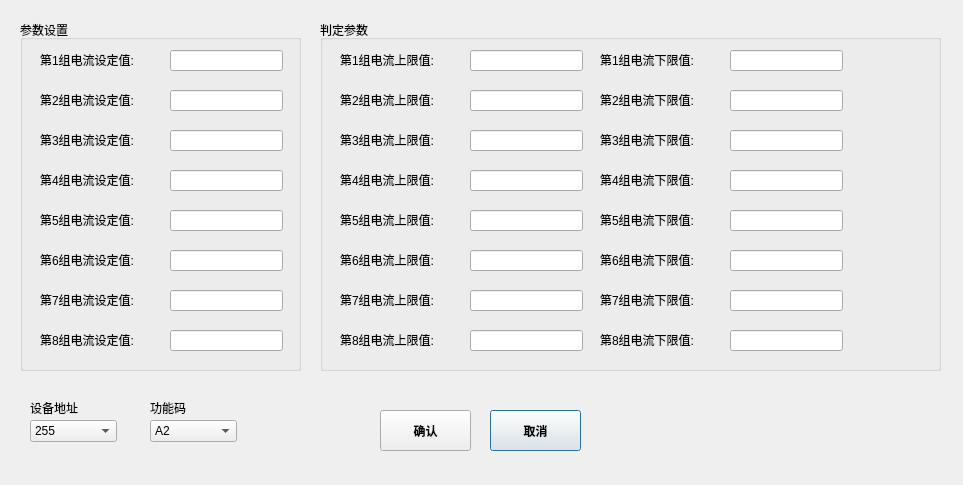
<?xml version="1.0" encoding="UTF-8"?>
<ui version="4.0">
 <class>Dialog</class>
 <widget class="QDialog" name="Dialog">
  <property name="geometry">
   <rect>
    <x>0</x>
    <y>0</y>
    <width>963</width>
    <height>485</height>
   </rect>
  </property>
  <property name="minimumSize">
   <size>
    <width>963</width>
    <height>485</height>
   </size>
  </property>
  <property name="maximumSize">
   <size>
    <width>963</width>
    <height>485</height>
   </size>
  </property>
  <property name="windowTitle">
   <string>Dialog</string>
  </property>
  <widget class="QGroupBox" name="groupBox">
   <property name="geometry">
    <rect>
     <x>20</x>
     <y>20</y>
     <width>281</width>
     <height>351</height>
    </rect>
   </property>
   <property name="title">
    <string>参数设置</string>
   </property>
   <widget class="QLineEdit" name="lineEdit">
    <property name="geometry">
     <rect>
      <x>150</x>
      <y>30</y>
      <width>113</width>
      <height>21</height>
     </rect>
    </property>
   </widget>
   <widget class="QLineEdit" name="lineEdit_2">
    <property name="geometry">
     <rect>
      <x>150</x>
      <y>70</y>
      <width>113</width>
      <height>21</height>
     </rect>
    </property>
   </widget>
   <widget class="QLineEdit" name="lineEdit_3">
    <property name="geometry">
     <rect>
      <x>150</x>
      <y>110</y>
      <width>113</width>
      <height>21</height>
     </rect>
    </property>
   </widget>
   <widget class="QLineEdit" name="lineEdit_4">
    <property name="geometry">
     <rect>
      <x>150</x>
      <y>150</y>
      <width>113</width>
      <height>21</height>
     </rect>
    </property>
   </widget>
   <widget class="QLineEdit" name="lineEdit_8">
    <property name="geometry">
     <rect>
      <x>150</x>
      <y>310</y>
      <width>113</width>
      <height>21</height>
     </rect>
    </property>
   </widget>
   <widget class="QLineEdit" name="lineEdit_7">
    <property name="geometry">
     <rect>
      <x>150</x>
      <y>230</y>
      <width>113</width>
      <height>21</height>
     </rect>
    </property>
   </widget>
   <widget class="QLineEdit" name="lineEdit_6">
    <property name="geometry">
     <rect>
      <x>150</x>
      <y>190</y>
      <width>113</width>
      <height>21</height>
     </rect>
    </property>
   </widget>
   <widget class="QLineEdit" name="lineEdit_5">
    <property name="geometry">
     <rect>
      <x>150</x>
      <y>270</y>
      <width>113</width>
      <height>21</height>
     </rect>
    </property>
   </widget>
   <widget class="QLabel" name="label">
    <property name="geometry">
     <rect>
      <x>20</x>
      <y>30</y>
      <width>121</width>
      <height>20</height>
     </rect>
    </property>
    <property name="text">
     <string>第1组电流设定值:</string>
    </property>
   </widget>
   <widget class="QLabel" name="label_2">
    <property name="geometry">
     <rect>
      <x>20</x>
      <y>70</y>
      <width>121</width>
      <height>20</height>
     </rect>
    </property>
    <property name="text">
     <string>第2组电流设定值:</string>
    </property>
   </widget>
   <widget class="QLabel" name="label_3">
    <property name="geometry">
     <rect>
      <x>20</x>
      <y>110</y>
      <width>121</width>
      <height>20</height>
     </rect>
    </property>
    <property name="text">
     <string>第3组电流设定值:</string>
    </property>
   </widget>
   <widget class="QLabel" name="label_4">
    <property name="geometry">
     <rect>
      <x>20</x>
      <y>150</y>
      <width>121</width>
      <height>20</height>
     </rect>
    </property>
    <property name="text">
     <string>第4组电流设定值:</string>
    </property>
   </widget>
   <widget class="QLabel" name="label_5">
    <property name="geometry">
     <rect>
      <x>20</x>
      <y>190</y>
      <width>121</width>
      <height>20</height>
     </rect>
    </property>
    <property name="text">
     <string>第5组电流设定值:</string>
    </property>
   </widget>
   <widget class="QLabel" name="label_6">
    <property name="geometry">
     <rect>
      <x>20</x>
      <y>230</y>
      <width>121</width>
      <height>20</height>
     </rect>
    </property>
    <property name="text">
     <string>第6组电流设定值:</string>
    </property>
   </widget>
   <widget class="QLabel" name="label_7">
    <property name="geometry">
     <rect>
      <x>20</x>
      <y>270</y>
      <width>121</width>
      <height>20</height>
     </rect>
    </property>
    <property name="text">
     <string>第7组电流设定值:</string>
    </property>
   </widget>
   <widget class="QLabel" name="label_8">
    <property name="geometry">
     <rect>
      <x>20</x>
      <y>310</y>
      <width>121</width>
      <height>20</height>
     </rect>
    </property>
    <property name="text">
     <string>第8组电流设定值:</string>
    </property>
   </widget>
  </widget>
  <widget class="QPushButton" name="cancel_Button_2">
   <property name="geometry">
    <rect>
     <x>490</x>
     <y>410</y>
     <width>91</width>
     <height>41</height>
    </rect>
   </property>
   <property name="palette">
    <palette>
     <active>
      <colorrole role="Base">
       <brush brushstyle="SolidPattern">
        <color alpha="255">
         <red>255</red>
         <green>0</green>
         <blue>255</blue>
        </color>
       </brush>
      </colorrole>
     </active>
     <inactive>
      <colorrole role="Base">
       <brush brushstyle="SolidPattern">
        <color alpha="255">
         <red>255</red>
         <green>0</green>
         <blue>255</blue>
        </color>
       </brush>
      </colorrole>
     </inactive>
     <disabled>
      <colorrole role="Base">
       <brush brushstyle="SolidPattern">
        <color alpha="255">
         <red>240</red>
         <green>240</green>
         <blue>240</blue>
        </color>
       </brush>
      </colorrole>
     </disabled>
    </palette>
   </property>
   <property name="font">
    <font>
     <weight>75</weight>
     <bold>true</bold>
    </font>
   </property>
   <property name="autoFillBackground">
    <bool>true</bool>
   </property>
   <property name="text">
    <string>取消</string>
   </property>
  </widget>
  <widget class="QPushButton" name="confirm_Button">
   <property name="geometry">
    <rect>
     <x>380</x>
     <y>410</y>
     <width>91</width>
     <height>41</height>
    </rect>
   </property>
   <property name="palette">
    <palette>
     <active>
      <colorrole role="Base">
       <brush brushstyle="SolidPattern">
        <color alpha="255">
         <red>255</red>
         <green>0</green>
         <blue>255</blue>
        </color>
       </brush>
      </colorrole>
     </active>
     <inactive>
      <colorrole role="Base">
       <brush brushstyle="SolidPattern">
        <color alpha="255">
         <red>255</red>
         <green>0</green>
         <blue>255</blue>
        </color>
       </brush>
      </colorrole>
     </inactive>
     <disabled>
      <colorrole role="Base">
       <brush brushstyle="SolidPattern">
        <color alpha="255">
         <red>240</red>
         <green>240</green>
         <blue>240</blue>
        </color>
       </brush>
      </colorrole>
     </disabled>
    </palette>
   </property>
   <property name="font">
    <font>
     <weight>75</weight>
     <bold>true</bold>
    </font>
   </property>
   <property name="autoFillBackground">
    <bool>true</bool>
   </property>
   <property name="text">
    <string>确认</string>
   </property>
  </widget>
  <widget class="QGroupBox" name="groupBox_2">
   <property name="geometry">
    <rect>
     <x>320</x>
     <y>20</y>
     <width>621</width>
     <height>351</height>
    </rect>
   </property>
   <property name="title">
    <string>判定参数</string>
   </property>
   <widget class="QLabel" name="label_16">
    <property name="geometry">
     <rect>
      <x>20</x>
      <y>110</y>
      <width>121</width>
      <height>20</height>
     </rect>
    </property>
    <property name="text">
     <string>第3组电流上限值:</string>
    </property>
   </widget>
   <widget class="QLineEdit" name="lineEdit_10">
    <property name="geometry">
     <rect>
      <x>150</x>
      <y>110</y>
      <width>113</width>
      <height>21</height>
     </rect>
    </property>
   </widget>
   <widget class="QLabel" name="label_13">
    <property name="geometry">
     <rect>
      <x>20</x>
      <y>230</y>
      <width>121</width>
      <height>20</height>
     </rect>
    </property>
    <property name="text">
     <string>第6组电流上限值:</string>
    </property>
   </widget>
   <widget class="QLabel" name="label_9">
    <property name="geometry">
     <rect>
      <x>20</x>
      <y>150</y>
      <width>121</width>
      <height>20</height>
     </rect>
    </property>
    <property name="text">
     <string>第4组电流上限值:</string>
    </property>
   </widget>
   <widget class="QLineEdit" name="lineEdit_11">
    <property name="geometry">
     <rect>
      <x>150</x>
      <y>150</y>
      <width>113</width>
      <height>21</height>
     </rect>
    </property>
   </widget>
   <widget class="QLineEdit" name="lineEdit_12">
    <property name="geometry">
     <rect>
      <x>150</x>
      <y>30</y>
      <width>113</width>
      <height>21</height>
     </rect>
    </property>
   </widget>
   <widget class="QLabel" name="label_11">
    <property name="geometry">
     <rect>
      <x>20</x>
      <y>70</y>
      <width>121</width>
      <height>20</height>
     </rect>
    </property>
    <property name="text">
     <string>第2组电流上限值:</string>
    </property>
   </widget>
   <widget class="QLineEdit" name="lineEdit_15">
    <property name="geometry">
     <rect>
      <x>150</x>
      <y>190</y>
      <width>113</width>
      <height>21</height>
     </rect>
    </property>
   </widget>
   <widget class="QLabel" name="label_14">
    <property name="geometry">
     <rect>
      <x>20</x>
      <y>190</y>
      <width>121</width>
      <height>20</height>
     </rect>
    </property>
    <property name="text">
     <string>第5组电流上限值:</string>
    </property>
   </widget>
   <widget class="QLineEdit" name="lineEdit_13">
    <property name="geometry">
     <rect>
      <x>150</x>
      <y>310</y>
      <width>113</width>
      <height>21</height>
     </rect>
    </property>
   </widget>
   <widget class="QLabel" name="label_10">
    <property name="geometry">
     <rect>
      <x>20</x>
      <y>30</y>
      <width>121</width>
      <height>20</height>
     </rect>
    </property>
    <property name="text">
     <string>第1组电流上限值:</string>
    </property>
   </widget>
   <widget class="QLabel" name="label_15">
    <property name="geometry">
     <rect>
      <x>20</x>
      <y>270</y>
      <width>121</width>
      <height>20</height>
     </rect>
    </property>
    <property name="text">
     <string>第7组电流上限值:</string>
    </property>
   </widget>
   <widget class="QLabel" name="label_12">
    <property name="geometry">
     <rect>
      <x>20</x>
      <y>310</y>
      <width>121</width>
      <height>20</height>
     </rect>
    </property>
    <property name="text">
     <string>第8组电流上限值:</string>
    </property>
   </widget>
   <widget class="QLineEdit" name="lineEdit_14">
    <property name="geometry">
     <rect>
      <x>150</x>
      <y>70</y>
      <width>113</width>
      <height>21</height>
     </rect>
    </property>
   </widget>
   <widget class="QLineEdit" name="lineEdit_16">
    <property name="geometry">
     <rect>
      <x>150</x>
      <y>230</y>
      <width>113</width>
      <height>21</height>
     </rect>
    </property>
   </widget>
   <widget class="QLineEdit" name="lineEdit_9">
    <property name="geometry">
     <rect>
      <x>150</x>
      <y>270</y>
      <width>113</width>
      <height>21</height>
     </rect>
    </property>
   </widget>
   <widget class="QLabel" name="label_24">
    <property name="geometry">
     <rect>
      <x>280</x>
      <y>110</y>
      <width>121</width>
      <height>20</height>
     </rect>
    </property>
    <property name="text">
     <string>第3组电流下限值:</string>
    </property>
   </widget>
   <widget class="QLineEdit" name="lineEdit_17">
    <property name="geometry">
     <rect>
      <x>410</x>
      <y>270</y>
      <width>113</width>
      <height>21</height>
     </rect>
    </property>
   </widget>
   <widget class="QLabel" name="label_17">
    <property name="geometry">
     <rect>
      <x>280</x>
      <y>150</y>
      <width>121</width>
      <height>20</height>
     </rect>
    </property>
    <property name="text">
     <string>第4组电流下限值:</string>
    </property>
   </widget>
   <widget class="QLineEdit" name="lineEdit_21">
    <property name="geometry">
     <rect>
      <x>410</x>
      <y>310</y>
      <width>113</width>
      <height>21</height>
     </rect>
    </property>
   </widget>
   <widget class="QLabel" name="label_22">
    <property name="geometry">
     <rect>
      <x>280</x>
      <y>190</y>
      <width>121</width>
      <height>20</height>
     </rect>
    </property>
    <property name="text">
     <string>第5组电流下限值:</string>
    </property>
   </widget>
   <widget class="QLineEdit" name="lineEdit_23">
    <property name="geometry">
     <rect>
      <x>410</x>
      <y>190</y>
      <width>113</width>
      <height>21</height>
     </rect>
    </property>
   </widget>
   <widget class="QLineEdit" name="lineEdit_20">
    <property name="geometry">
     <rect>
      <x>410</x>
      <y>30</y>
      <width>113</width>
      <height>21</height>
     </rect>
    </property>
   </widget>
   <widget class="QLabel" name="label_21">
    <property name="geometry">
     <rect>
      <x>280</x>
      <y>230</y>
      <width>121</width>
      <height>20</height>
     </rect>
    </property>
    <property name="text">
     <string>第6组电流下限值:</string>
    </property>
   </widget>
   <widget class="QLineEdit" name="lineEdit_19">
    <property name="geometry">
     <rect>
      <x>410</x>
      <y>150</y>
      <width>113</width>
      <height>21</height>
     </rect>
    </property>
   </widget>
   <widget class="QLineEdit" name="lineEdit_22">
    <property name="geometry">
     <rect>
      <x>410</x>
      <y>70</y>
      <width>113</width>
      <height>21</height>
     </rect>
    </property>
   </widget>
   <widget class="QLineEdit" name="lineEdit_24">
    <property name="geometry">
     <rect>
      <x>410</x>
      <y>230</y>
      <width>113</width>
      <height>21</height>
     </rect>
    </property>
   </widget>
   <widget class="QLabel" name="label_23">
    <property name="geometry">
     <rect>
      <x>280</x>
      <y>270</y>
      <width>121</width>
      <height>20</height>
     </rect>
    </property>
    <property name="text">
     <string>第7组电流下限值:</string>
    </property>
   </widget>
   <widget class="QLabel" name="label_19">
    <property name="geometry">
     <rect>
      <x>280</x>
      <y>70</y>
      <width>121</width>
      <height>20</height>
     </rect>
    </property>
    <property name="text">
     <string>第2组电流下限值:</string>
    </property>
   </widget>
   <widget class="QLabel" name="label_18">
    <property name="geometry">
     <rect>
      <x>280</x>
      <y>30</y>
      <width>121</width>
      <height>20</height>
     </rect>
    </property>
    <property name="text">
     <string>第1组电流下限值:</string>
    </property>
   </widget>
   <widget class="QLineEdit" name="lineEdit_18">
    <property name="geometry">
     <rect>
      <x>410</x>
      <y>110</y>
      <width>113</width>
      <height>21</height>
     </rect>
    </property>
   </widget>
   <widget class="QLabel" name="label_20">
    <property name="geometry">
     <rect>
      <x>280</x>
      <y>310</y>
      <width>121</width>
      <height>20</height>
     </rect>
    </property>
    <property name="text">
     <string>第8组电流下限值:</string>
    </property>
   </widget>
  </widget>
  <widget class="QComboBox" name="comboBox">
   <property name="geometry">
    <rect>
     <x>30</x>
     <y>420</y>
     <width>87</width>
     <height>22</height>
    </rect>
   </property>
   <item>
    <property name="text">
     <string>255</string>
    </property>
   </item>
   <item>
    <property name="text">
     <string>1</string>
    </property>
   </item>
   <item>
    <property name="text">
     <string>0</string>
    </property>
   </item>
   <item>
    <property name="text">
     <string>2</string>
    </property>
   </item>
   <item>
    <property name="text">
     <string>3</string>
    </property>
   </item>
   <item>
    <property name="text">
     <string>4</string>
    </property>
   </item>
   <item>
    <property name="text">
     <string>5</string>
    </property>
   </item>
   <item>
    <property name="text">
     <string>6</string>
    </property>
   </item>
   <item>
    <property name="text">
     <string>7</string>
    </property>
   </item>
   <item>
    <property name="text">
     <string>8</string>
    </property>
   </item>
   <item>
    <property name="text">
     <string>9</string>
    </property>
   </item>
   <item>
    <property name="text">
     <string>10</string>
    </property>
   </item>
   <item>
    <property name="text">
     <string>11</string>
    </property>
   </item>
   <item>
    <property name="text">
     <string>12</string>
    </property>
   </item>
   <item>
    <property name="text">
     <string>13</string>
    </property>
   </item>
   <item>
    <property name="text">
     <string>14</string>
    </property>
   </item>
   <item>
    <property name="text">
     <string>15</string>
    </property>
   </item>
  </widget>
  <widget class="QLabel" name="label_25">
   <property name="geometry">
    <rect>
     <x>30</x>
     <y>400</y>
     <width>72</width>
     <height>15</height>
    </rect>
   </property>
   <property name="text">
    <string>设备地址</string>
   </property>
  </widget>
  <widget class="QComboBox" name="comboBox_2">
   <property name="geometry">
    <rect>
     <x>150</x>
     <y>420</y>
     <width>87</width>
     <height>22</height>
    </rect>
   </property>
   <item>
    <property name="text">
     <string>A2</string>
    </property>
   </item>
   <item>
    <property name="text">
     <string>A3</string>
    </property>
   </item>
  </widget>
  <widget class="QLabel" name="label_26">
   <property name="geometry">
    <rect>
     <x>150</x>
     <y>400</y>
     <width>72</width>
     <height>15</height>
    </rect>
   </property>
   <property name="text">
    <string>功能码</string>
   </property>
  </widget>
 </widget>
 <resources/>
 <connections/>
</ui>
